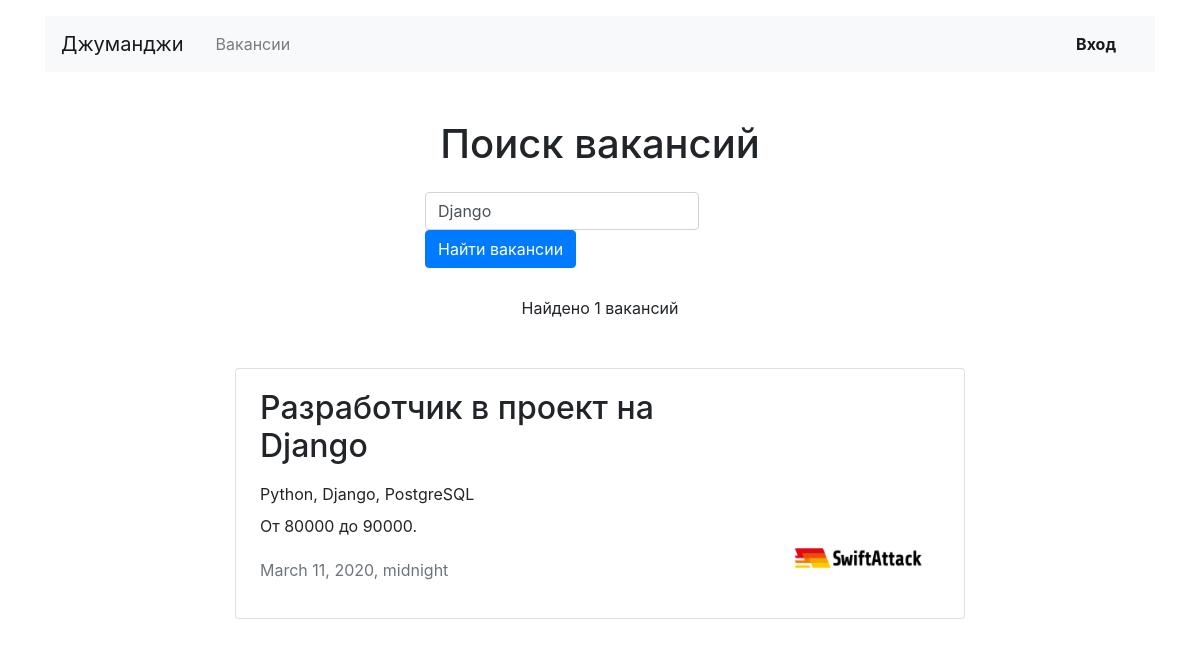
Screenshot of /search?query=Django with the database file from the repository.
### vacancies/models.py (models this page shows, shortened)
class Vacancy(models.Model):
    title = models.CharField(max_length=64)
    specialty = models.ForeignKey(Specialty, on_delete=models.CASCADE, related_name='vacancies')
    company = models.ForeignKey(Company, on_delete=models.CASCADE, related_name='vacancies')
    skills = models.TextField()
    description = models.TextField()
    salary_min = models.IntegerField()
    salary_max = models.IntegerField()
    published_at = models.DateTimeField()

class Company(models.Model):
    name = models.CharField(max_length=64)
    location = models.CharField(max_length=64)
    description = models.TextField()
    employee_count = models.IntegerField()
    logo = models.ImageField(upload_to='company_logos', height_field='height_field',
                             width_field='width_field')
    height_field = models.PositiveIntegerField(default=150)
    width_field = models.PositiveIntegerField(default=150)
    owner = models.OneToOneField(User, related_name='companies', on_delete=models.CASCADE)

### vacancies/views.py (the view)
# urls.py: path('search', SearchView.as_view(), name='search'),
class SearchView(ListView):
    model = Vacancy
    template_name = 'vacancies/search.html'
    def get_queryset(self):
        arg = self.request.GET.get('query')
        vacancies = Vacancy.objects.filter(title__icontains=arg)
        return vacancies
    def get_context_data(self, *, object_list=None, **kwargs):
        context = super(SearchView, self).get_context_data(**kwargs)
        context['query'] = self.request.GET.get('query')
        return context

### templates/vacancies/search.html
{% extends 'vacancies/base.html' %}
{% block content %}
  <main class="container mt-3">
    <section>
        <h1 class="h1 text-center mt-5 mb-4">Поиск вакансий</h1>
        <div class="row">
            <div class="col-md-7 col-lg-5 col-xl-4 col-sm-8 mx-auto">
            <form class="form-inline sm-form mr-auto mb-4" method="get" action="{% url 'search' %}" enctype="multipart/form-data">
                <input class="form-control mr-sm-2" name="query" type="text" placeholder="Например: ios" value="{{ query }}" aria-label="Search">
                <button class="btn btn-primary  my-0" type="submit">Найти вакансии</button>
            </form>
            </div>
        </div>
      <p class="text-center pt-1">Найдено {{ object_list|length }} вакансий</p>
      <div class="row mt-5">
        <div class="col-12 col-lg-8 offset-lg-2 m-auto">
          {% for vacancy in object_list %}
          <div class="card mb-4">
            <div class="card-body px-4">
              <div class="row">
                <div class="col-12 col-md-8 col-lg-9">
                  <h2 class="h2 pb-2">{{ vacancy.title }}</h2>
                  <p class="mb-2">{{ vacancy.skills }}</p>
                  <p>От {{ vacancy.salary_min }} до {{ vacancy.salary_max }}.</p>
                  <p class="text-muted pt-1">{{ vacancy.published_at }}</p>
                </div>
                <div class="col-12 col-md-4 col-lg-3 d-flex align-items-end">
                  <a href="{% url 'vacancy' vacancy.id %}"><img src="{{ vacancy.company.logo.url }}" width="130" height="80" alt=""></a>
                </div>
              </div>
            </div>
          </div>
          {% endfor %}
        </div>
      </div>
    </section>
  </main>
{% endblock %}

### rows the page displays
Vacancy: title "Разработчик в проект на Django", skills "Python, Django, PostgreSQL", salary_min "80000", salary_max "90000", published_at "March 11, 2020, midnight", company.logo (picture)

### other values shown
{{ object_list|length }} "1"
